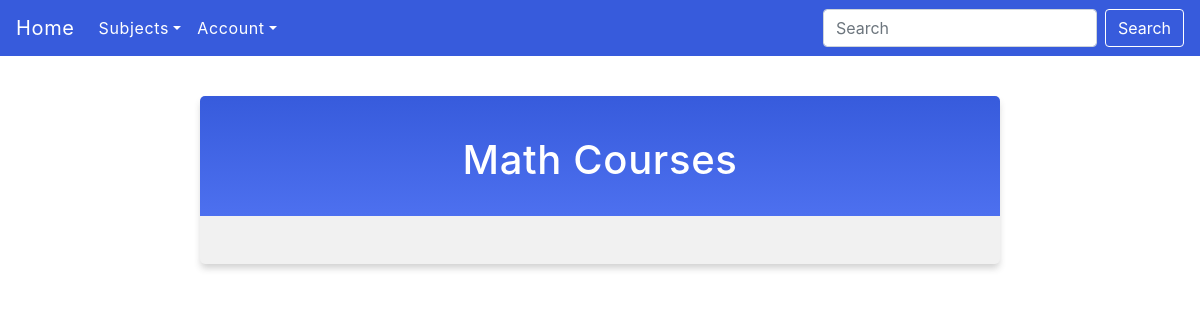
Before: /subjects/subjectDetails/Math with the older database file.
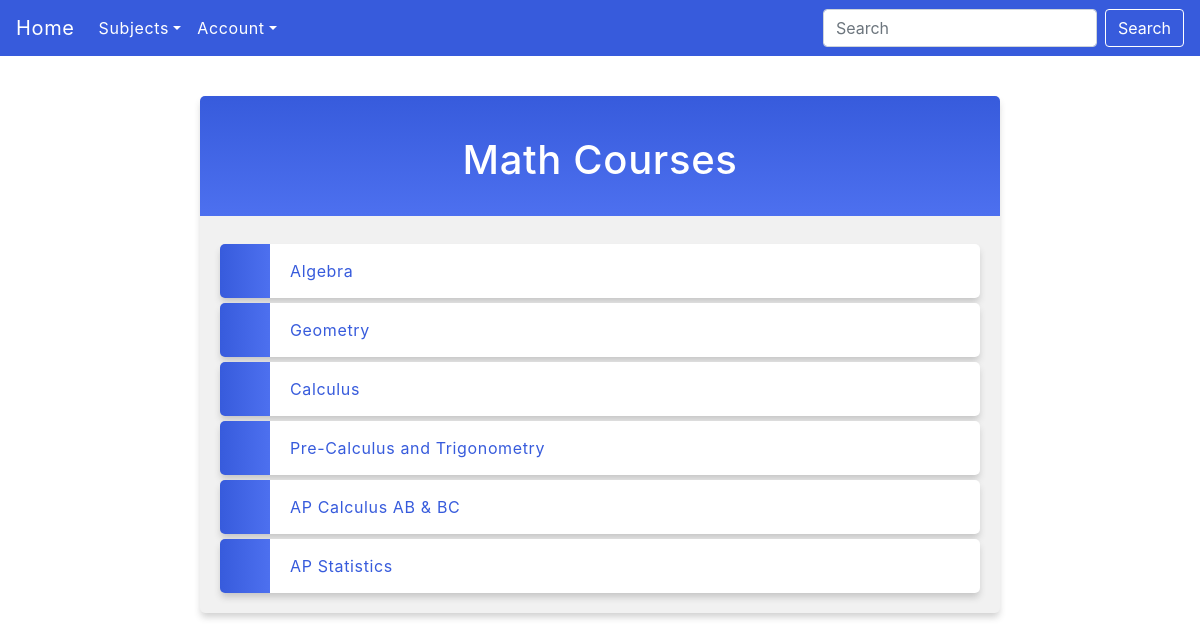
After: the same page with the newer database file.
### posts/models.py (models this page shows, shortened)
class CoreSubject(models.Model):
    subject = models.CharField("Core Subject", max_length = 75)
    courses = models.ManyToManyField(Course, null = True, blank = True)

class Course(models.Model):
    course_name = models.CharField("Course", max_length = 75)
    all_tickets = models.ManyToManyField(Ticket, null = True, blank=True)

### posts/views.py (the view)
# urls.py: path('subjects/subjectDetails/<str:subject>', views.subjectDetails, name = "Subject Details"),
def subjectDetails(request, subject):
    isAuthenticated = request.user.is_authenticated
    core_subject = CoreSubject.objects.get(subject=subject)
    courses = core_subject.courses.all()
    template = loader.get_template('subjects_details.html')
    context = {
        'subject': core_subject,
        'courses': courses,
        'isAuthenticated': isAuthenticated,
    }
    return HttpResponse(template.render(context, request))

### posts/templates/subjects_details.html (shortened to what this page needs)
{% extends "master.html" %}
{% block search %}
<form class="form-inline my-2 my-lg-0" method="POST" action="{% url 'search_tickets' %}">
  <input class="form-control mr-sm-2" type="search" placeholder="Search" aria-label="Search" name="search_query" style="color: #375BDC;">
  <button class="btn btn-outline-success my-2 my-sm-0" type="submit">Search</button>
</form>
{% endblock %}
{% block content %}
  <div class = "mycard">
  <h1>{{ subject.subject }} Courses</h1>
  <ul>
    {% for course in courses %}
      <li><a href="{{ subject.subject}}/{{ course.course_name }}">{{ course.course_name }}</a></li>
    {% endfor %}
  </ul>
  </div>
{% endblock %}

### posts/templates/master.html (shortened to what this page needs)
{% load static %}
<!DOCTYPE html>
<html>
<head>
  <link rel="stylesheet" href="{% static 'myfirst.css' %}">
  <link href="https://maxcdn.bootstrapcdn.com/bootstrap/4.5.2/css/bootstrap.min.css" rel="stylesheet">
</head>
<body>
  <nav class="navbar navbar-expand-lg navbar-custom">
    <a class="navbar-brand" href="/" id = "home">Home</a>
    <div class="collapse navbar-collapse" id="navbarNav">
      <ul class="navbar-nav mr-auto">
        <li class="nav-item dropdown">
          <a class="nav-link dropdown-toggle" href="/subjects" id="navbarDropdown" role="button" data-toggle="dropdown" aria-haspopup="true" aria-expanded="false">Subjects</a>
        </li>
        <li class="nav-item dropdown">
          <a class="nav-link dropdown-toggle" href="#" id="navbarDropdown" role="button" data-toggle="dropdown" aria-haspopup="true" aria-expanded="false">Account</a>
        </li>
        </ul>
        {% block search %}
        {% endblock %}
      </div>
  </nav>
{% block content %}
{% endblock %}
</body>
</html>

### posts/static/myfirst.css (style rules this page uses)
body { margin:0; font: 600 18px 'Source Sans Pro', sans-serif; letter-spacing: 0.64px; color: #585d74; }
.mycard { background-color: #f1f1f1; background-image: linear-gradient(to bottom, #375BDC, #4D70EF); background-size: 100% 120px; background-repeat: no-repeat; margin: 40px auto; width: 800px; border-radius: 5px; box-shadow: 0 5px 7px -1px rgba(51, 51, 51, 0.23); padding: 20px; }
.mycard h1 { text-align: center; color:#ffffff; margin:20px 0 60px 0; }
.mycard ul, .forum ul { list-style-type: none; padding: 0; margin: 0; }
.mycard li, .forum li { background-color: #ffffff; background-image: linear-gradient(to right, #375BDC, #4D70EF); background-size: 50px 800px; background-repeat: no-repeat; cursor: pointer; transition: transform .25s; border-radius: 5px; box-shadow: 0 5px 7px -1px rgba(51, 51, 51, 0.23); padding: 15px; padding-left: 70px; margin-top: 5px; }
.mycard a:link, a:visited { color: #375BDC; }
.form-inline .btn { color: #ffffff; outline-color: #ffffff; }

### posts/templates/master.html (style rules this page uses)
.navbar-custom { background-color: #375BDC; width: 100%; }
.navbar-custom .navbar-brand, .navbar-custom .navbar-text { color: #ffffff; }
.navbar-custom .form-inline .form-control { color: #ffffff; }
.navbar-custom .form-inline .btn { color: #ffffff; outline-color: #ffffff; }
.btn-outline-success { color: #ffffff; border-color: #ffffff; }
.navbar-custom a:visited, a:link { color: #ffffff; }

Changed rows visible on the page:
added Course: course_name "Algebra"
added Course: course_name "Geometry"
added Course: course_name "Calculus"
added Course: course_name "Pre-Calculus and Trigonometry"
added Course: course_name "AP Calculus AB & BC"
added Course: course_name "AP Statistics"
